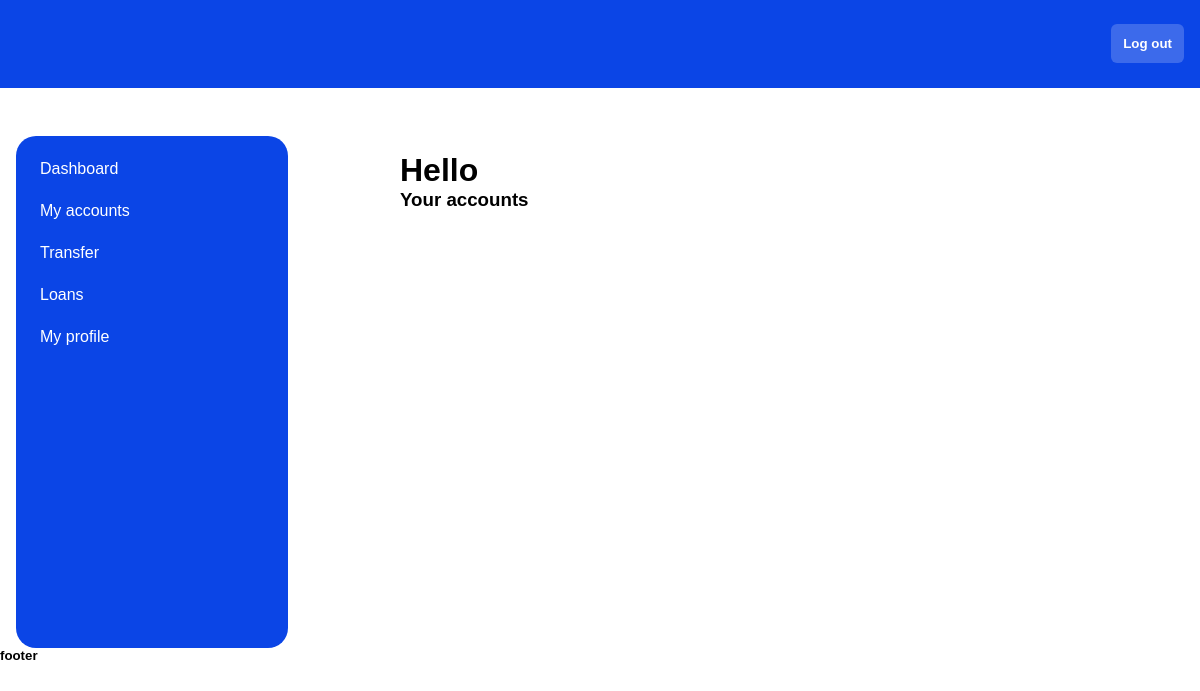
The page /accounts/ (signed in) on the database as committed earlier.
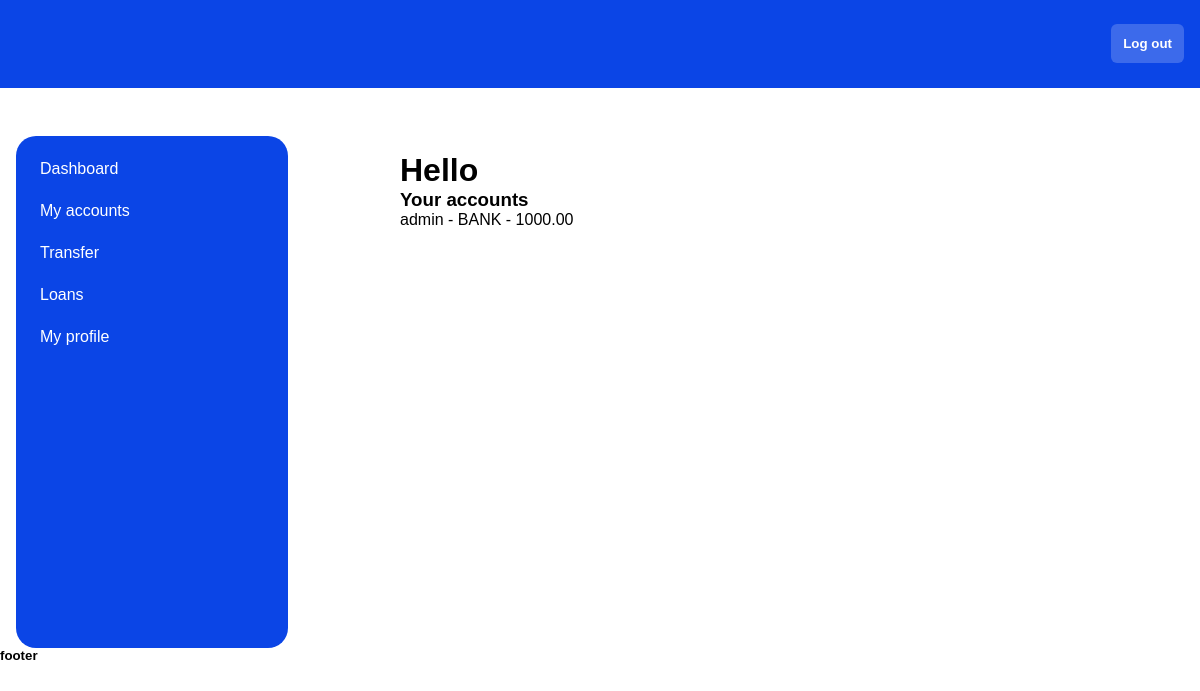
The same page on the database as committed later.
### bank_app/models.py (models this page shows, shortened)
class Account(models.Model):
   user = models.ForeignKey(User, on_delete=models.CASCADE)
   title = models.CharField(max_length=200)
   balance = models.DecimalField(max_digits=6, decimal_places=2, default=0)
   last_update = models.DateTimeField(auto_now_add=True, null=True)
   class Meta:
      get_latest_by = 'pk'

### bank_app/views.py (the view)
# urls.py: path('accounts/', views.accounts, name='accounts'),
@login_required
def accounts(request):
   user=request.user
   context = {
      'form':createAccount,
      'accounts':Account.objects.all(),
      'user_id':user.id,
      }
   return render(request, 'bank_app/accounts.html', context)

### bank_app/templates/bank_app/accounts.html
{% extends 'bank_app/base/base3.html' %}
{% block content %}
<h3>Your accounts</h3>
{% for account in accounts %}
{% if account.user_id == user_id %}
<li>{{ account.user }} - {{ account.title }} - {{ account.balance }}</li>
{% endif %}
{% endfor %}
{% endblock %}

Rows that differ between the two databases and show on the page:
added Account: user "admin", title "BANK", balance "1000.00"
